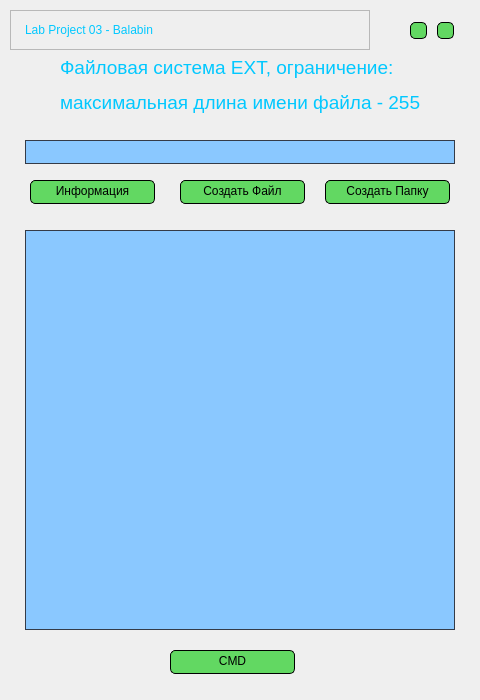
<?xml version="1.0" encoding="UTF-8"?>
<ui version="4.0">
 <class>MainWindow</class>
 <widget class="QMainWindow" name="MainWindow">
  <property name="geometry">
   <rect>
    <x>0</x>
    <y>0</y>
    <width>480</width>
    <height>700</height>
   </rect>
  </property>
  <property name="windowTitle">
   <string>MainWindow</string>
  </property>
  <property name="styleSheet">
   <string notr="true"/>
  </property>
  <widget class="QWidget" name="centralWidget">
   <widget class="QFrame" name="centralFrame">
    <property name="enabled">
     <bool>true</bool>
    </property>
    <property name="geometry">
     <rect>
      <x>10</x>
      <y>10</y>
      <width>460</width>
      <height>680</height>
     </rect>
    </property>
    <property name="accessibleName">
     <string>centralFrame</string>
    </property>
    <property name="layoutDirection">
     <enum>Qt::LeftToRight</enum>
    </property>
    <property name="styleSheet">
     <string notr="true">QLabel{
	color: rgb(2, 200, 255);
}

QFrame[objectName^=&quot;centralFrame&quot;] {
background-color: rgb(28, 33, 38);
border-radius: 10px;
}

QFrame[objectName^=&quot;titleBar&quot;] {
background-color: none;
}

QPushButton[objectName^=&quot;closeButton&quot;] {
	border: none;
	border-radius: 8px;		
	background-color: rgba(255, 0, 0, 150);
}

QPushButton[objectName^=&quot;closeButton&quot;]:hover {		
	background-color: rgb(255, 0, 0);
}

QPushButton[objectName^=&quot;minimizeButton&quot;] {
	border: none;
	border-radius: 8px;		
	background-color: rgba(255, 245, 0, 150);
}

QPushButton[objectName^=&quot;minimizeButton&quot;]:hover {		
	background-color: rgb(255, 245, 0);
}

QLabel[objectName^=&quot;titleLabel&quot;]{
	font: 11pt &quot;Tahoma&quot;;
	color: rgb(2, 200, 255);
}

QPushButton {		
	border-style: outset;
	border: 1px solid;
	alternate-background-color: rgb(255, 255, 0);
	background-color: rgba(0, 200, 0, 150);
	gridline-color: rgb(255, 255, 255);
	border-radius: 5px;	
	font: 12pt &quot;Yu Gothic UI&quot;;
    padding-bottom: 3px;
}


QPushButton:pressed {
    background-color: rgb(0, 200, 0);
    border-style: inset;
	border-bottom-color: &quot;gray&quot;;
}

QPushButton[objectName^=&quot;enterButton&quot;] {		
	border-style: outset;
	border: 1px solid;
	alternate-background-color: rgb(255, 255, 0);
	background-color: rgba(255, 0, 0, 150);
	gridline-color: rgb(255, 255, 255);
	border-radius: 5px;	
	font: 12pt &quot;Yu Gothic UI&quot;;
    padding-bottom: 3px;
}

QPushButton#enterButton:pressed {
    background-color: rgb(200, 0, 0);
    border-style: inset;
	border-bottom-color: &quot;gray&quot;;
}

QListWidget{
    background-color: #8AC8FF;
}

QLineEdit{
    background-color: #8AC8FF;
    border: 1px solid rgb(52, 59, 72);
}

QTextEdit{
    background-color: #8AC8FF;
    border: 1px solid rgb(52, 59, 72);
}

/* CHECKBOX */
QCheckBox::indicator {
    border: 3px solid rgb(52, 59, 72);
	width: 15px;
	height: 15px;
	border-radius: 10px;
    background: rgb(44, 49, 60);
}
QCheckBox::indicator:hover {
    border: 3px solid rgb(58, 66, 81);

}
QCheckBox::indicator:checked {
	background-image: url(cil-check.png);
    background: 3px solid #8AC8FF;
	border: 3px solid rgb(52, 59, 72);	
}

</string>
    </property>
    <property name="frameShape">
     <enum>QFrame::NoFrame</enum>
    </property>
    <property name="frameShadow">
     <enum>QFrame::Raised</enum>
    </property>
    <widget class="QFrame" name="titleBar">
     <property name="enabled">
      <bool>true</bool>
     </property>
     <property name="geometry">
      <rect>
       <x>0</x>
       <y>0</y>
       <width>460</width>
       <height>40</height>
      </rect>
     </property>
     <property name="frameShape">
      <enum>QFrame::NoFrame</enum>
     </property>
     <property name="frameShadow">
      <enum>QFrame::Raised</enum>
     </property>
     <widget class="QFrame" name="btnsFrame">
      <property name="enabled">
       <bool>true</bool>
      </property>
      <property name="geometry">
       <rect>
        <x>360</x>
        <y>0</y>
        <width>100</width>
        <height>40</height>
       </rect>
      </property>
      <property name="frameShape">
       <enum>QFrame::NoFrame</enum>
      </property>
      <property name="frameShadow">
       <enum>QFrame::Raised</enum>
      </property>
      <widget class="QPushButton" name="closeButton">
       <property name="enabled">
        <bool>true</bool>
       </property>
       <property name="geometry">
        <rect>
         <x>67</x>
         <y>12</y>
         <width>17</width>
         <height>17</height>
        </rect>
       </property>
       <property name="accessibleName">
        <string>closeButton</string>
       </property>
       <property name="styleSheet">
        <string notr="true"/>
       </property>
       <property name="text">
        <string/>
       </property>
      </widget>
      <widget class="QPushButton" name="minimizeButton">
       <property name="enabled">
        <bool>true</bool>
       </property>
       <property name="geometry">
        <rect>
         <x>40</x>
         <y>12</y>
         <width>17</width>
         <height>17</height>
        </rect>
       </property>
       <property name="minimumSize">
        <size>
         <width>16</width>
         <height>16</height>
        </size>
       </property>
       <property name="maximumSize">
        <size>
         <width>17</width>
         <height>17</height>
        </size>
       </property>
       <property name="toolTip">
        <string>Minimize</string>
       </property>
       <property name="accessibleName">
        <string>minimizeButton</string>
       </property>
       <property name="text">
        <string/>
       </property>
      </widget>
     </widget>
     <widget class="QFrame" name="titleFrame">
      <property name="geometry">
       <rect>
        <x>0</x>
        <y>0</y>
        <width>360</width>
        <height>40</height>
       </rect>
      </property>
      <property name="frameShape">
       <enum>QFrame::StyledPanel</enum>
      </property>
      <property name="frameShadow">
       <enum>QFrame::Raised</enum>
      </property>
      <widget class="QLabel" name="titleLabel">
       <property name="geometry">
        <rect>
         <x>15</x>
         <y>0</y>
         <width>345</width>
         <height>40</height>
        </rect>
       </property>
       <property name="accessibleName">
        <string>titleLabel</string>
       </property>
       <property name="text">
        <string>Lab Project 03 - Balabin</string>
       </property>
      </widget>
     </widget>
     <zorder>titleFrame</zorder>
     <zorder>btnsFrame</zorder>
    </widget>
    <widget class="QPushButton" name="createFolderButton">
     <property name="enabled">
      <bool>true</bool>
     </property>
     <property name="geometry">
      <rect>
       <x>315</x>
       <y>170</y>
       <width>125</width>
       <height>24</height>
      </rect>
     </property>
     <property name="accessibleName">
      <string>testButton</string>
     </property>
     <property name="text">
      <string>Создать Папку</string>
     </property>
    </widget>
    <widget class="QLineEdit" name="lineEdit">
     <property name="geometry">
      <rect>
       <x>15</x>
       <y>130</y>
       <width>430</width>
       <height>24</height>
      </rect>
     </property>
     <property name="font">
      <font>
       <family>Segoe UI</family>
       <pointsize>10</pointsize>
      </font>
     </property>
    </widget>
    <widget class="QPushButton" name="createFileButton">
     <property name="enabled">
      <bool>true</bool>
     </property>
     <property name="geometry">
      <rect>
       <x>170</x>
       <y>170</y>
       <width>125</width>
       <height>24</height>
      </rect>
     </property>
     <property name="accessibleName">
      <string>testButton</string>
     </property>
     <property name="text">
      <string>Создать Файл</string>
     </property>
    </widget>
    <widget class="QLabel" name="mainLabel">
     <property name="geometry">
      <rect>
       <x>50</x>
       <y>40</y>
       <width>381</width>
       <height>71</height>
      </rect>
     </property>
     <property name="accessibleName">
      <string>titleLabel</string>
     </property>
     <property name="text">
      <string>&lt;html&gt;&lt;head/&gt;&lt;body&gt;&lt;p&gt;&lt;span style=&quot; font-size:14pt;&quot;&gt;Файловая система EXT, ограничение:&lt;/span&gt;&lt;/p&gt;&lt;p&gt;&lt;span style=&quot; font-size:14pt;&quot;&gt;максимальная длина имени файла - 255&lt;/span&gt;&lt;/p&gt;&lt;/body&gt;&lt;/html&gt;</string>
     </property>
    </widget>
    <widget class="QTextEdit" name="textEdit">
     <property name="geometry">
      <rect>
       <x>15</x>
       <y>220</y>
       <width>430</width>
       <height>400</height>
      </rect>
     </property>
    </widget>
    <widget class="QPushButton" name="infoButton">
     <property name="enabled">
      <bool>true</bool>
     </property>
     <property name="geometry">
      <rect>
       <x>20</x>
       <y>170</y>
       <width>125</width>
       <height>24</height>
      </rect>
     </property>
     <property name="accessibleName">
      <string>testButton</string>
     </property>
     <property name="text">
      <string>Информация</string>
     </property>
    </widget>
    <widget class="QPushButton" name="cmdButton">
     <property name="enabled">
      <bool>true</bool>
     </property>
     <property name="geometry">
      <rect>
       <x>160</x>
       <y>640</y>
       <width>125</width>
       <height>24</height>
      </rect>
     </property>
     <property name="accessibleName">
      <string>testButton</string>
     </property>
     <property name="text">
      <string>CMD</string>
     </property>
    </widget>
   </widget>
  </widget>
 </widget>
 <tabstops>
  <tabstop>minimizeButton</tabstop>
  <tabstop>closeButton</tabstop>
 </tabstops>
 <resources/>
 <connections/>
</ui>
